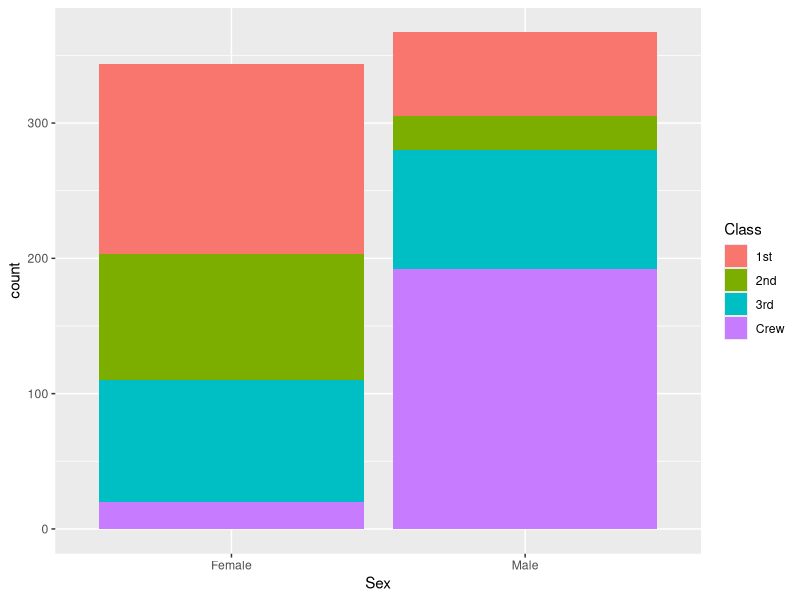
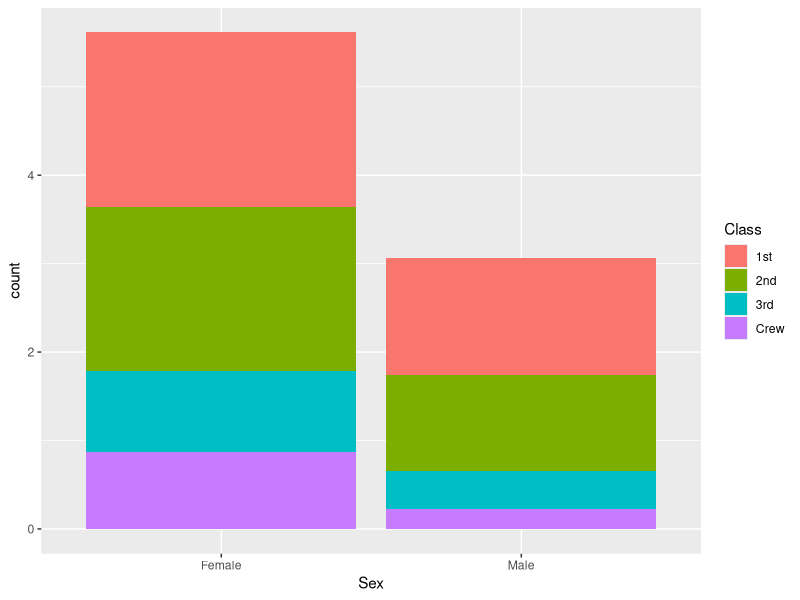
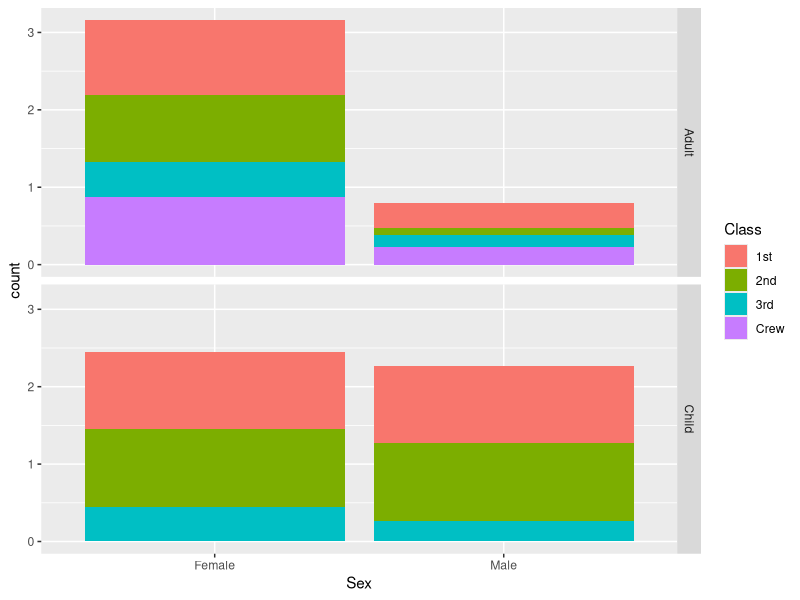

Reproduce these figures in R, in order.
## ---- chunk 1
library(tidyverse)

df_titanic <- as_tibble(Titanic)
## ---- chunk 2
## TASK: Perform a `glimpse` of df_titanic
df_titanic %>%
  glimpse()
## ---- chunk 3
## NOTE: No need to edit! We'll cover how to
## do this calculation in a later exercise.
df_titanic %>% summarize(total = sum(n))
## ---- chunk 4
## TASK: Visualize counts against `Class` and `Sex`
df_titanic %>%
  filter(Survived == "Yes") %>%
  ggplot(
    aes(
      x = Sex, 
      fill = Class,
      weight = n)
    ) +
  geom_bar()

## ---- chunk 5
## NOTE: No need to edit! We'll cover how to
## do this calculation in a later exercise.
df_prop <-
  df_titanic %>%
  group_by(Class, Sex, Age) %>%
  mutate(
    Total = sum(n),
    Prop = n / Total
  ) %>%
  ungroup()
df_prop
## ---- chunk 6
df_prop %>%
  filter(Survived == "Yes") %>%
  ggplot(
    aes(
      x = Sex, 
      fill = Class,
      weight = Prop)
  ) +
  geom_bar()
## ---- chunk 7

df_prop %>%
  filter(Survived == "Yes") %>%
  ggplot(
    aes(
      x = Sex, 
      fill = Class,
      weight = Prop)
  ) +
  geom_bar() +
  facet_grid(Age ~ .)
